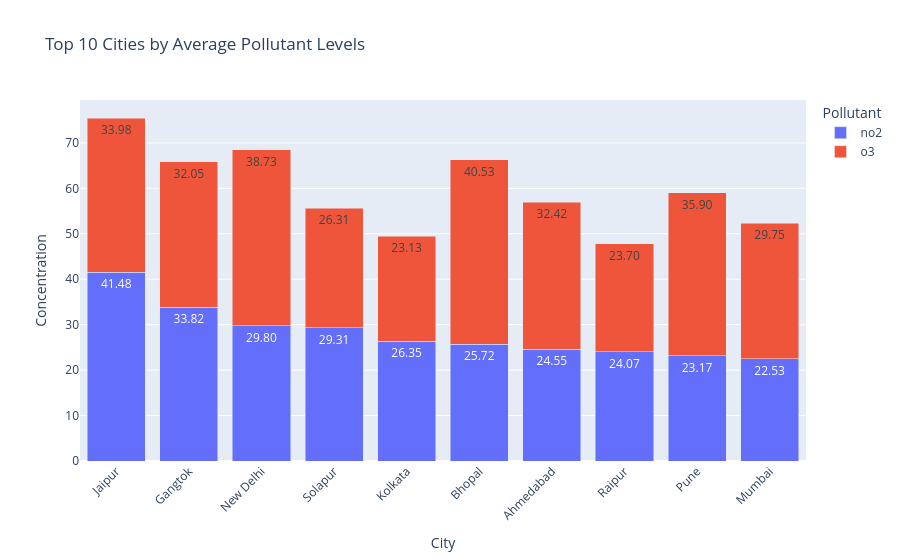

The notebook cell this image was saved under:
### Code cell
plot_df = TopPoll10.reset_index()

# 2. Create the stacked bar chart
fig = px.bar(
    plot_df, 
    x='city', 
    y=['no2', 'o3'], 
    title='Top 10 Cities by Average Pollutant Levels',
    barmode='stack', # This stacks the bars
    labels={'value': 'Concentration', 'variable': 'Pollutant', 'city': 'City'}
)

# Optional: Improve layout and formatting
fig.update_traces(texttemplate='%{y:.2f}', textposition='inside') # Adds values inside the bar segments
fig.update_layout(xaxis_tickangle=-45) # Rotates city names for better readability

fig.show()

### Figure 1 — Plotly figure (JSON) as saved in the notebook; plotly's stock layout.template omitted (floating-point values rounded to 4 significant figures)
{"data": [{"hovertemplate": "Pollutant=no2<br>City=%{x}<br>Concentration=%{y}<extra></extra>", "legendgroup": "no2", "marker": {"color": "#636efa", "pattern": {"shape": ""}}, "name": "no2", "orientation": "v", "showlegend": true, "textposition": "inside", "texttemplate": "%{y:.2f}", "type": "bar", "x": ["Jaipur", "Gangtok", "New Delhi", "Solapur", "Kolkata", "Bhopal", "Ahmedabad", "Raipur", "Pune", "Mumbai"], "xaxis": "x", "y": [41.48, 33.82, 29.8, 29.31, 26.35, 25.72, 24.55, 24.07, 23.17, 22.53], "yaxis": "y"}, {"hovertemplate": "Pollutant=o3<br>City=%{x}<br>Concentration=%{y}<extra></extra>", "legendgroup": "o3", "marker": {"color": "#EF553B", "pattern": {"shape": ""}}, "name": "o3", "orientation": "v", "showlegend": true, "textposition": "inside", "texttemplate": "%{y:.2f}", "type": "bar", "x": ["Jaipur", "Gangtok", "New Delhi", "Solapur", "Kolkata", "Bhopal", "Ahmedabad", "Raipur", "Pune", "Mumbai"], "xaxis": "x", "y": [33.98, 32.05, 38.73, 26.31, 23.13, 40.53, 32.42, 23.7, 35.9, 29.75], "yaxis": "y"}], "layout": {"barmode": "stack", "legend": {"title": {"text": "Pollutant"}, "tracegroupgap": 0}, "title": {"text": "Top 10 Cities by Average Pollutant Levels"}, "xaxis": {"anchor": "y", "domain": [0, 1], "tickangle": -45, "title": {"text": "City"}}, "yaxis": {"anchor": "x", "domain": [0, 1], "title": {"text": "Concentration"}}}}
